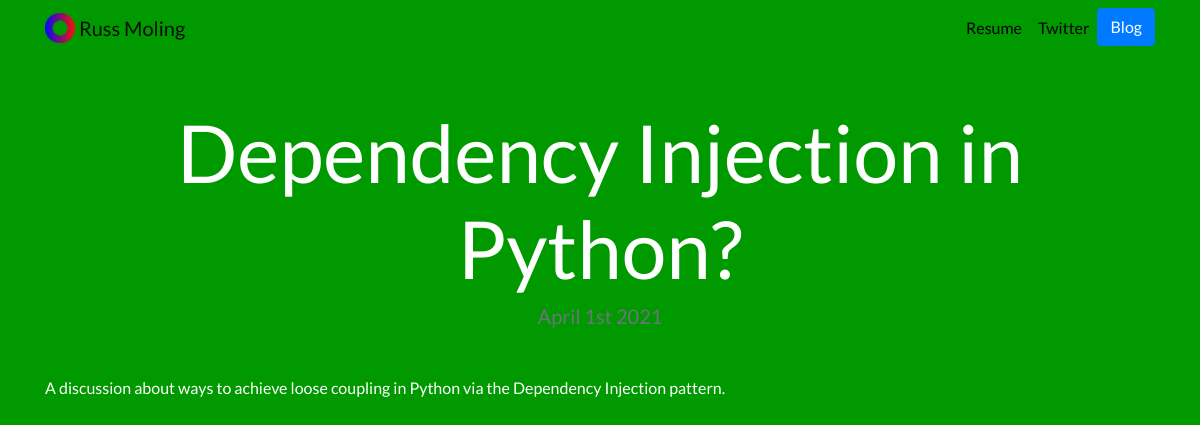
Page /blog/7/ on the committed database.
### blog/models.py (models this page shows, shortened)
class Blog (models.Model):
    title = models.CharField(max_length=100)
    description = models.TextField()
    date = models.DateField()

### portfolio/static/views.py (the view)
# urls.py: path('<int:blog_id>/', views.detail, name='detail')
def detail(request, blog_id):
    blog = get_object_or_404(Blog, pk=blog_id)
    return render(request, 'blog/detail.html', {'blog': blog})

### blog/templates/blog/detail.html
{% extends "portfolio/base.html" %}
{% load static %}
{% block content %}
<h1 class="text-center mt-5" id="blogdetailtitle">{{ blog.title }}</h1>
<h5 class="text-center text-muted mb-5">{{ blog.date|date:'F jS Y' }}</h5>
{{ blog.description|safe }}
{% endblock %}

### portfolio/static/portfolio/custom.css (style rules this page uses)
body { font-family: 'Lato', sans-serif; background-color: #009900; color: white; }
@media (min-width: 992px) { #blogdetailtitle { font-size: 5rem; } }
h5 { color: #FFAAFF; }

### rows in the picture
Blog: title "Dependency Injection in Python?", date "April 1st 2021", description "A discussion about ways to achieve loose coupling in Python via the Dependency Injection pattern."
